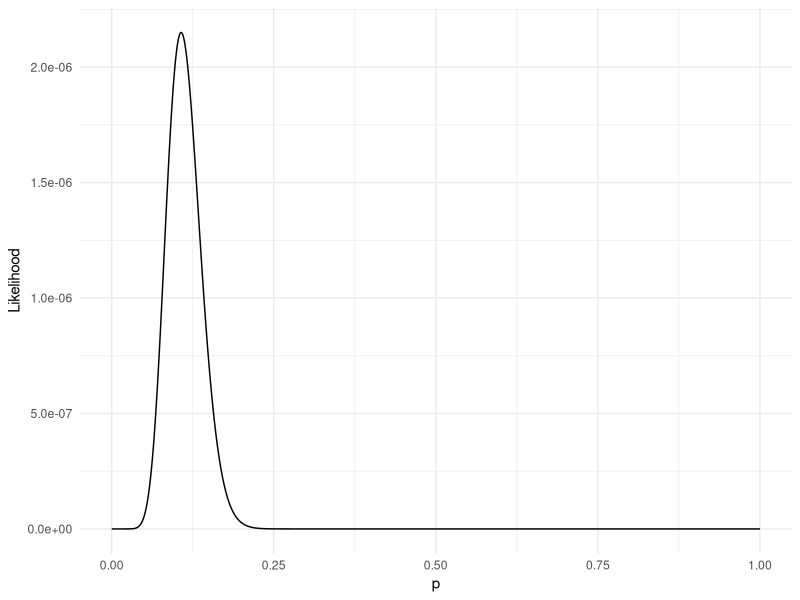
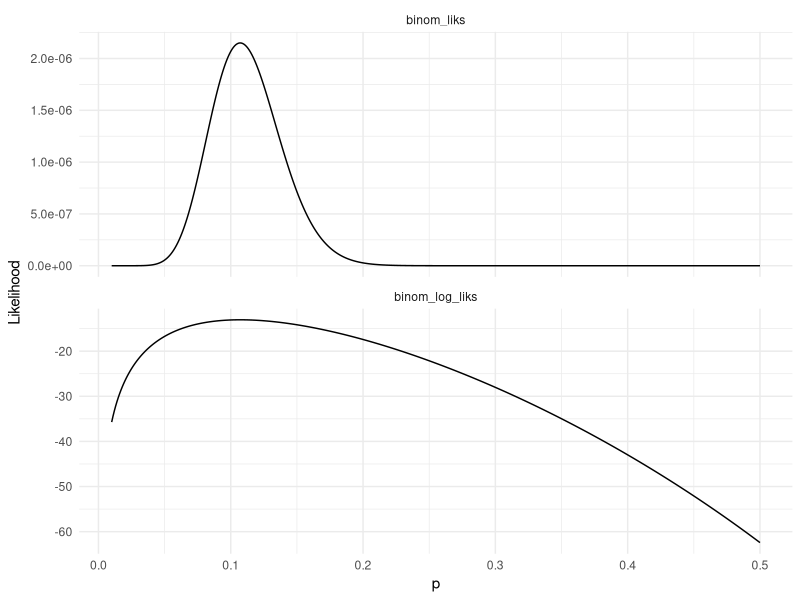
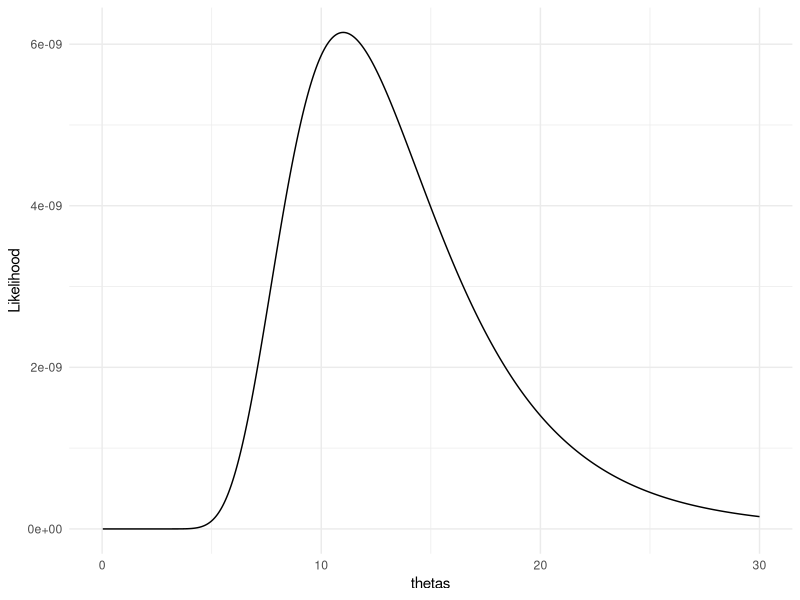
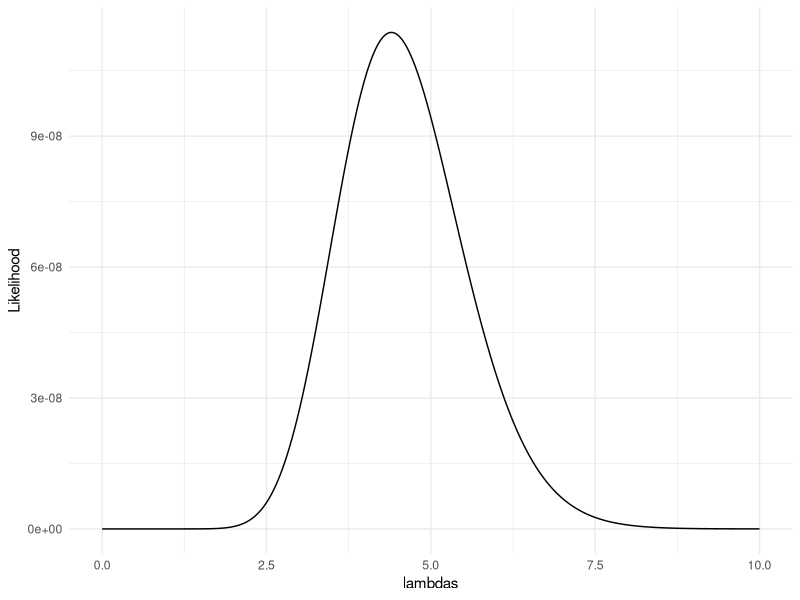
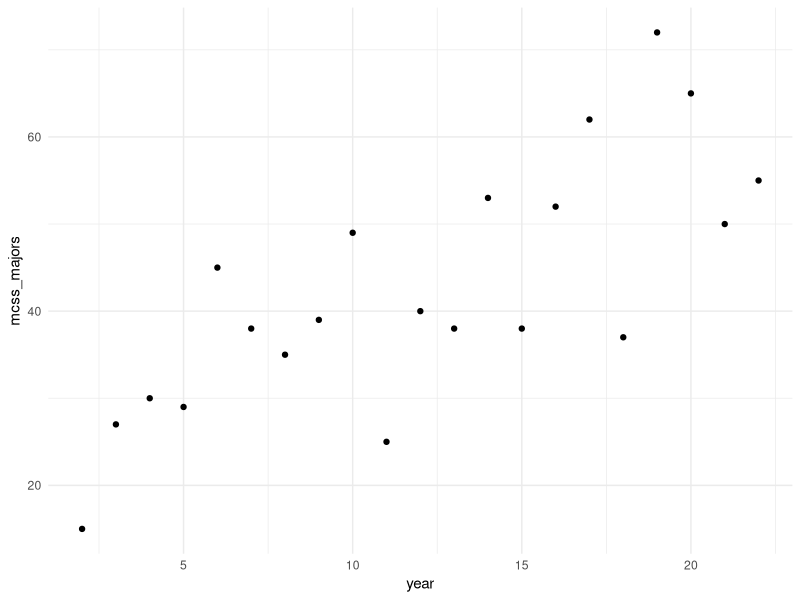
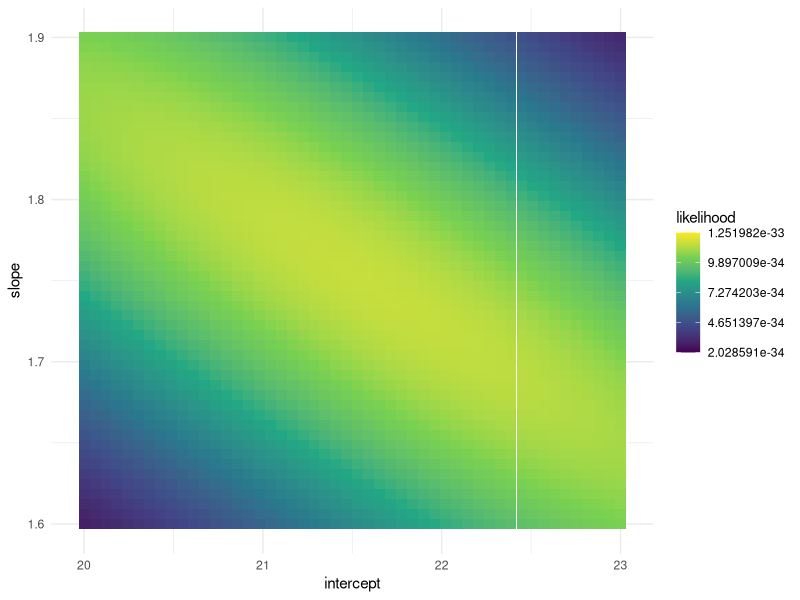
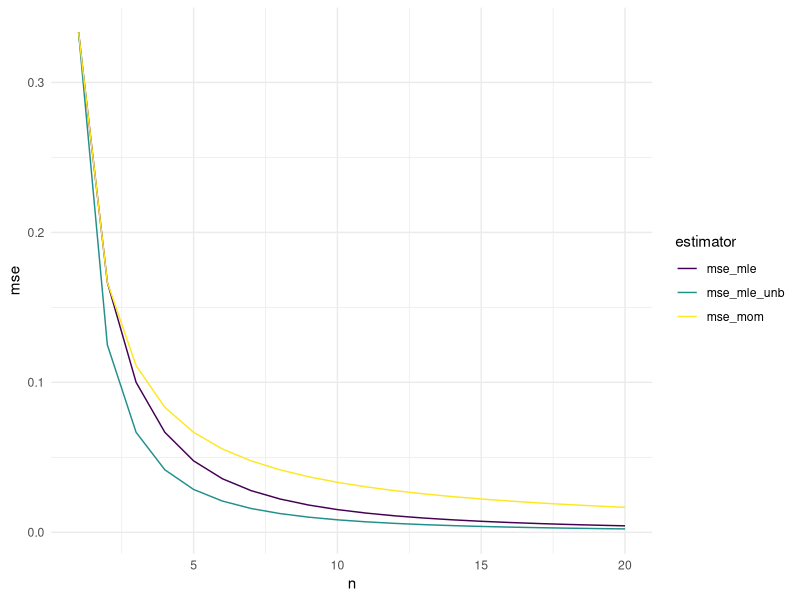
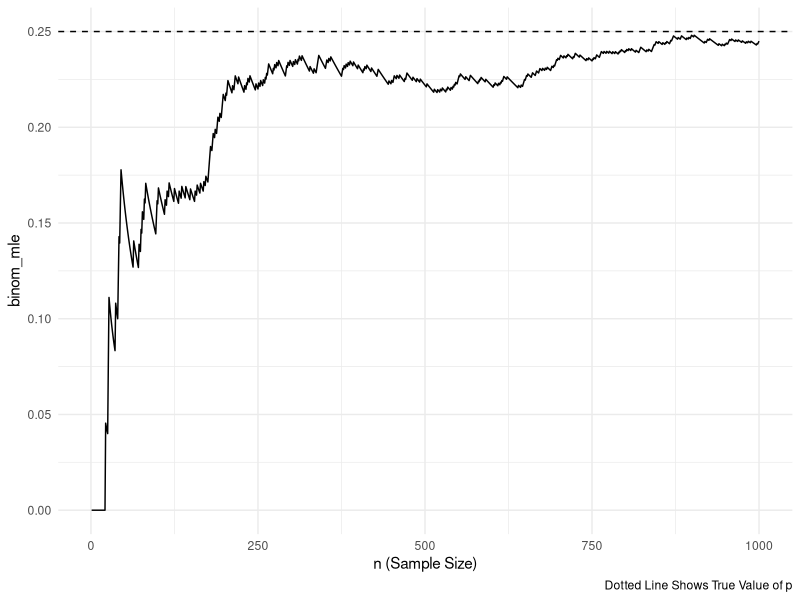

Write R code to recreate these figures, in order.
## ---- chunk 1
#| warning: false
#| output: false
library(tidyverse)

## get binomial likelihood for each value of p
## p is a vector of probabilities
## n is a single value for the sample size
## dat is a vector of data

get_binom_lik <- function(p, n, data_vec) {
  
  ## for each value of p, map through the dbinom function for
  ## each data point (and multiply the results at the end to obtain
  ## the likelihood)
  binom_lik <- map_dbl(p,
                       ~ dbinom(x = data_vec, size = n, prob = .x) |>
                         prod() ## like the capital Pi in formula
  )
  
  ## the function returns a vector of likelihoods for each
  ## candidate p (and will be a vector of the same length as p)
  return(binom_lik)
}
## ---- chunk 2
#| output: false
p <- seq(0, 1, by = 0.001)
n <- 20
dat <- c(5, 4, 2, 1, 0, 1, 2)

binom_liks <- get_binom_lik(p = p, n = n, data_vec = dat)

lik_df <- tibble(p, binom_liks)
ggplot(data = lik_df, aes(x = p, y = binom_liks)) +
  geom_line() +
  labs(y = "Likelihood") +
  theme_minimal()
## ---- chunk 3
get_binom_log_lik <- function(p, n, data_vec) {
  
  ## for each value of p, map through the dbinom function for
  ## each data point (and multiply the results at the end to obtain
  ## the likelihood)
  binom_log_lik <- map_dbl(p,
                       ~ dbinom(x = data_vec, size = n, prob = .x,
                                log = TRUE) |>
                         sum() ## like the summation in formula
  )
  
  ## the function returns a vector of likelihoods for each
  ## candidate p (and will be a vector of the same length as p)
  return(binom_log_lik)
}
## ---- chunk 4
#| output: false
p <- seq(0.01, 0.5, by = 0.001)
n <- 20
dat <- c(5, 4, 2, 1, 0, 1, 2)

binom_liks <- get_binom_lik(p = p, n = n, data_vec = dat)
binom_log_liks <- get_binom_log_lik(p = p, n = n, data_vec = dat)

lik_df <- tibble(p, binom_liks, binom_log_liks) |>
  pivot_longer(2:3, names_to = "lik_type", values_to = "L")
ggplot(data = lik_df, aes(x = p, y = L)) +
  geom_line() +
  facet_wrap(~ lik_type, scales = "free_y", nrow = 2) +
  labs(y = "Likelihood") +
  theme_minimal()
## ---- chunk 5
#| output: false

thetas <- seq(0, 30, length.out = 1000)  ## may need to adjust these limits
dat <- c(0.9, 1.5, 2, 4.2, 1.2, 5.2, 6.7, 2.1, 1.5, 2.3)

get_theta_lik <- function(theta, data_vec) {
  ## since there is no "dbinom" equivalent for the unnamed probability model
  ## we have to code f(x \vert \theta) "by hand":
  theta_lik <- map_dbl(theta,
                       ~ ((2 * data_vec / .x) * exp(-data_vec^2 / .x)) |>
                         prod()
  )
  
  return(theta_lik)
}
 
theta_liks <- get_theta_lik(theta = thetas, data_vec = dat)

lik_df <- tibble(thetas, theta_liks)
ggplot(data = lik_df, aes(x = thetas, y = theta_liks)) +
  geom_line() +
  labs(y = "Likelihood") +
  theme_minimal()
## ---- chunk 6
dat <- c(8, 0, 4, 9, 1)
lambdas <- seq(0, 10, length.out = 1000) ## may need to adjust these limits


get_poisson_lik <- function(lambda, data_vec) {
  
  poisson_lik <- map_dbl(lambda,
                         ~ dpois(x = data_vec, lambda = .x) |>
                           prod()
  )
  
  return(poisson_lik)
}

poisson_liks <- get_poisson_lik(lambda = lambdas, data_vec = dat)
lik_df <- tibble(lambdas, poisson_liks)
ggplot(data = lik_df, aes(x = lambdas, y = poisson_liks)) +
  geom_line() +
  labs(y = "Likelihood") +
  theme_minimal()
## ---- chunk 7
year <- 2:22
mcss_majors <- c(15, 27, 30, 29, 45, 38, 35, 39, 49, 25, 40, 38, 53, 38, 52, 62, 37, 72, 65, 50, 55)
mcss_df <- tibble(year, mcss_majors)
ggplot(data = mcss_df, aes(x = year, y = mcss_majors)) +
  geom_point() +
  theme_minimal()
## ---- chunk 8
# Function to compute the likelihood for simple linear regression
compute_likelihood <- function(intercept, slope, sigma, x, y) {
  # Number of observations
  n <- length(y)
  
  # Compute predicted values
  y_pred <- intercept + slope * x
  
  # Compute residuals
  residuals <- y - y_pred
  
  # Compute the likelihood
  likelihood <- (1 / (sqrt(2 * pi) * sigma)^n) * 
                exp(-sum(residuals^2) / (2 * sigma^2))
  
  return(likelihood)
}

# Compute likelihood once
compute_likelihood(intercept = 20, slope = 2, sigma = 7,
                                 x = mcss_df |> pull(year),
                                 y = mcss_df |> pull(mcss_majors))
## ---- chunk 9
## set up grid of possible values
intercept <- seq(20, 23, length.out = 50)
slope <- seq(1.6, 1.9, length.out = 50)
sigma <- seq(8.5, 9.5, length.out = 50)

grid <- expand_grid(intercept, slope, sigma)

liks <- pmap_dbl(grid, ~ compute_likelihood(..1, ..2, ..3,
                                            x = mcss_df |> pull(year),
                                            y = mcss_df |> pull(mcss_majors)))

likelihood_df <- grid |> mutate(likelihood = liks)
likelihood_df
## ---- chunk 10
ggplot(data = likelihood_df, aes(x = intercept, y = slope)) +
  geom_tile(aes(fill = likelihood)) +
  scale_fill_viridis_c() +
  theme_minimal()
## ---- chunk 11
likelihood_df |> filter(likelihood == max(likelihood))
## ---- chunk 12
lm(mcss_majors ~ year, data = mcss_df) |>
  summary()
## ---- chunk 13
#| warning: false
#| echo: true
#| output: true
library(tidyverse)
n <- 1:20
theta <- 1
mse_mom <- (1 / (3 * n)) * theta^2
mse_mle <- (2 / ((n + 1) * (n + 2))) * theta^2
mse_mle_unb <- (1 / ((n * (n + 2)))) * theta^2

mse_plot <- tibble::tibble(n, mse_mom, mse_mle, mse_mle_unb) |>
  pivot_longer(2:4, names_to = "estimator", values_to = "mse")
ggplot(data = mse_plot, aes(x = n, y = mse)) +
  geom_line(aes(colour = estimator)) +
  theme_minimal() +
  scale_colour_viridis_d()
## ---- chunk 14
#| warning: false
library(tidyverse)
p <- 1 / 4 ## specify probability of success for the simulation

nsim <- 1000 ## specify range of possible ns (how long we will run the simulation)

compute_binom_estimator <- function(p, nsim) {
  
  ## draw nsim different of 0's and 1's
  bernoulli_draws <- rbinom(n = nsim, size = 1, prob = p)

  ## compute the estimator of p
  ## nsim different times (once using a sample of 1 bernoulli, then
  ## using a sample of 2 bernoullis, ....,
  ##  then using a sample of nsim bernoullis)
  
  binom_mle <- map_dbl(1:nsim, ~ sum(bernoulli_draws[1:.x]) / .x)


  ## put all three results into a data frame, along with n
  output_df <- tibble(n = 1:nsim, binom_mle)
  
  return(output_df)
}

plot_df <- compute_binom_estimator(p = p, nsim = nsim)

ggplot(data = plot_df, aes(x = n,
                             y = binom_mle)) +
  geom_line() +
  geom_hline(yintercept = p, linetype = 2) +
  theme_minimal() +
  labs(x = "n (Sample Size)",
       caption = "Dotted Line Shows True Value of p")
## ---- chunk 15
#| output: false

theta <- 10  ## specify an upper bound for our uniform model
## recall that the lower bound is known and is equal to 0

nsim <- 1000 ## specify range of possible sample sizes (how long we will run the simulation)

## compute each estimator of theta using adjusted MLE, MLE, and MOM
compute_unif_estimators <- function(theta, nsim) {
  
  unif_draws <- runif(n = nsim, min = 0, max = theta)

  ## compute the method of moment estimator 
  ## nsim different times (once using a sample of size 1, then
  ## using a sample of size 2, ...., then using a sample of size nsim)
  unif_mom <- map_dbl(1:nsim, ~ 2 * mean(unif_draws[1:.x]))
  
  ## same type of computation for MLE
  unif_mle <- map_dbl(1:nsim, ~ max(unif_draws[1:.x]))
  
  ## same type of computation for adjusted MLE
  unif_mle_adj <- map_dbl(1:nsim,
                          ~ ((.x + 1) / .x) * max(unif_draws[1:.x]))

  ## put all three results into a data frame, along with n
  output_df <- tibble(n = 1:nsim, 
         unif_mom, unif_mle, unif_mle_adj)
  
  return(output_df)
}

plot_df <- compute_unif_estimators(theta = theta, nsim = nsim)
## ---- chunk 16
#| output: false
## do some DATA/STAT 234-type Work to make the plot

plot_long <- plot_df |> pivot_longer(cols = starts_with("unif"),
                                     names_to = "Estimator",
                                     values_to = "theta_estimate")
ggplot(data = plot_long, aes(x = n,
                             y = theta_estimate,
                             colour = Estimator)) +
  geom_line() +
  geom_hline(yintercept = theta, linetype = 2) +
  scale_colour_viridis_d(end = 0.9) +
  theme_minimal() +
  labs(x = "n (Sample Size)",
       caption = "Dotted Line Shows True Value of Theta")
